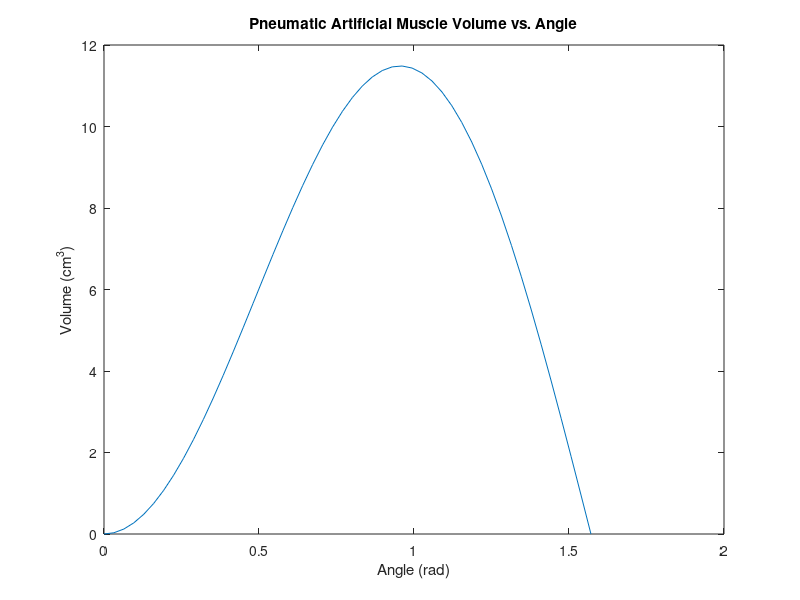

The MATLAB script that drew this image:
clear all; clc; clf;

%% Problem 2a

b = 15;
n = 3;
l = 10;

theta = linspace(0, pi / 2, 50);
V = b^3 / (4 * pi * n^2) * sin(theta).^2 .* cos(theta);

figure(1)
plot(theta,V)
title("Pneumatic Artificial Muscle Volume vs. Angle")
xlabel("Angle (rad)");
ylabel("Volume (cm^3)");